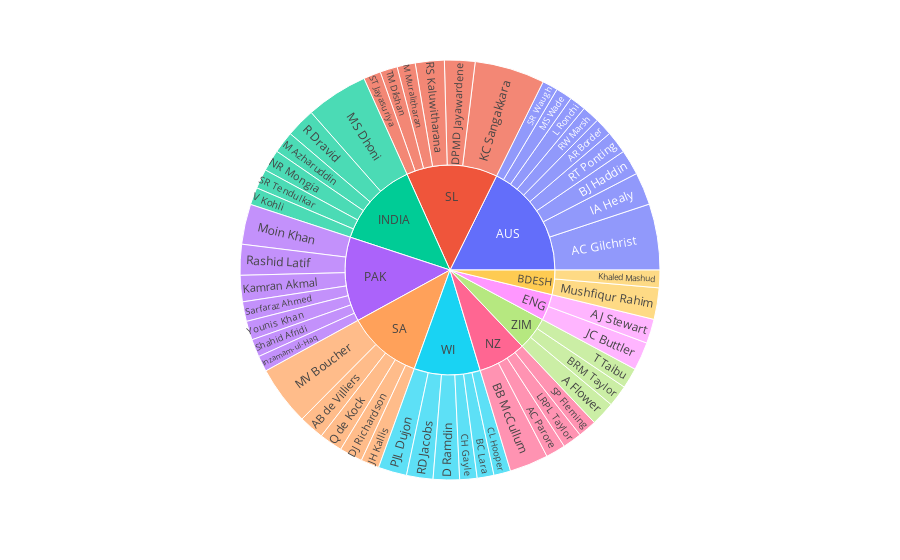

This figure's notebook cell:
### Code cell
fig = px.sunburst(fielding_odi[:100], path=['Final Region','Player'], values='Dis', hover_data='Inns')
fig.show()

### Figure 1 — Plotly figure (JSON) as saved in the notebook; plotly's stock layout.template omitted (floating-point values rounded to 4 significant figures)
{"data": [{"branchvalues": "total", "customdata": [[212], [223], [286], [178], [169], [270], [257], [296], [124], [193], [294], [225], [137], [121], [443], [168], [373], [138], [324], [397], [154], [126], [83], [224], [332], [347], [345], [94], [291], [217], [215], [139], [168], [111], [341], [145], [188], [372], [92], [164], [276], [456], [324], [441], [114], [392], [150], [325], [240], [260], ["(?)"], ["(?)"], ["(?)"], ["(?)"], ["(?)"], ["(?)"], ["(?)"], ["(?)"], ["(?)"], ["(?)"]], "domain": {"x": [0, 1], "y": [0, 1]}, "hovertemplate": "labels=%{label}<br>Dis=%{value}<br>parent=%{parent}<br>id=%{id}<br>Inns=%{customdata[0]}<extra></extra>", "ids": ["ZIM/A Flower ", "SA/AB de Villiers ", "AUS/AC Gilchrist ", "NZ/AC Parore ", "ENG/AJ Stewart ", "AUS/AR Border ", "NZ/BB McCullum ", "WI/BC Lara ", "AUS/BJ Haddin ", "ZIM/BRM Taylor ", "WI/CH Gayle ", "WI/CL Hooper ", "WI/D Ramdin ", "SA/DJ Richardson ", "SL/DPMD Jayawardene ", "AUS/IA Healy ", "PAK/Inzamam-ul-Haq ", "ENG/JC Buttler ", "SA/JH Kallis ", "SL/KC Sangakkara ", "PAK/Kamran Akmal ", "BDESH/Khaled Mashud ", "AUS/L Ronchi ", "NZ/LRPL Taylor ", "INDIA/M Azharuddin ", "SL/M Muralitharan ", "INDIA/MS Dhoni ", "AUS/MS Wade ", "SA/MV Boucher ", "PAK/Moin Khan ", "BDESH/Mushfiqur Rahim ", "INDIA/NR Mongia ", "WI/PJL Dujon ", "SA/Q de Kock ", "INDIA/R Dravid ", "WI/RD Jacobs ", "SL/RS Kaluwitharana ", "AUS/RT Ponting ", "AUS/RW Marsh ", "PAK/Rashid Latif ", "NZ/SP Fleming ", "INDIA/SR Tendulkar ", "AUS/SR Waugh ", "SL/ST Jayasuriya ", "PAK/Sarfaraz Ahmed ", "PAK/Shahid Afridi ", "ZIM/T Taibu ", "SL/TM Dilshan ", "INDIA/V Kohli ", "PAK/Younis Khan ", "AUS", "BDESH", "ENG", "INDIA", "NZ", "PAK", "SA", "SL", "WI", "ZIM"], "labels": ["A Flower ", "AB de Villiers ", "AC Gilchrist ", "AC Parore ", "AJ Stewart ", "AR Border ", "BB McCullum ", "BC Lara ", "BJ Haddin ", "BRM Taylor ", "CH Gayle ", "CL Hooper ", "D Ramdin ", "DJ Richardson ", "DPMD Jayawardene ", "IA Healy ", "Inzamam-ul-Haq ", "JC Buttler ", "JH Kallis ", "KC Sangakkara ", "Kamran Akmal ", "Khaled Mashud ", "L Ronchi ", "LRPL Taylor ", "M Azharuddin ", "M Muralitharan ", "MS Dhoni ", "MS Wade ", "MV Boucher ", "Moin Khan ", "Mushfiqur Rahim ", "NR Mongia ", "PJL Dujon ", "Q de Kock ", "R Dravid ", "RD Jacobs ", "RS Kaluwitharana ", "RT Ponting ", "RW Marsh ", "Rashid Latif ", "SP Fleming ", "SR Tendulkar ", "SR Waugh ", "ST Jayasuriya ", "Sarfaraz Ahmed ", "Shahid Afridi ", "T Taibu ", "TM Dilshan ", "V Kohli ", "Younis Khan ", "AUS", "BDESH", "ENG", "INDIA", "NZ", "PAK", "SA", "SL", "WI", "ZIM"], "name": "", "parents": ["ZIM", "SA", "AUS", "NZ", "ENG", "AUS", "NZ", "WI", "AUS", "ZIM", "WI", "WI", "WI", "SA", "SL", "AUS", "PAK", "ENG", "SA", "SL", "PAK", "BDESH", "AUS", "NZ", "INDIA", "SL", "INDIA", "AUS", "SA", "PAK", "BDESH", "INDIA", "WI", "SA", "INDIA", "WI", "SL", "AUS", "AUS", "PAK", "NZ", "INDIA", "AUS", "SL", "PAK", "PAK", "ZIM", "SL", "INDIA", "PAK", "", "", "", "", "", "", "", "", "", ""], "type": "sunburst", "values": [346, 362, 944, 282, 348, 254, 554, 240, 362, 308, 248, 240, 376, 330, 436, 466, 226, 404, 262, 1002, 376, 252, 234, 274, 312, 260, 888, 234, 850, 574, 450, 308, 408, 332, 420, 378, 414, 320, 248, 440, 266, 280, 222, 246, 280, 254, 294, 248, 248, 270, 3284, 702, 752, 2456, 1376, 2420, 2136, 2606, 1890, 948]}], "layout": {"legend": {"tracegroupgap": 0}, "margin": {"t": 60}}}
